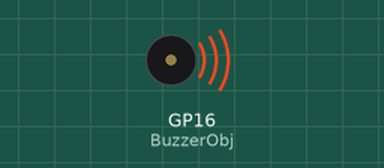
This program was run on a simulated Raspberry Pi Pico running MicroPython. Shown: buzzer (waves = sounding). At 6.2 s the program stops and its outputs stay as they are.

Above: at 0.19 s.
At 6.2 s:
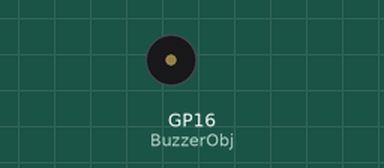
Timing chart, 0 to 7.7 s (numbered marks = the images above):
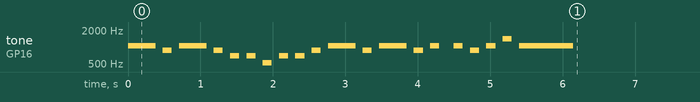

Measured:
- by itself, tone on GP16 (BuzzerObj): plays 1046 Hz for 0.38 s, 880 Hz for 0.13 s, 1046 Hz for 0.38 s, 880 Hz for 0.13 s, 698 Hz for 0.13 s, 698 Hz for 0.13 s … (20 notes in this stretch)

The program:

buzzer_test.py
```python
# georger420
#
#              .';:cc;.
#            .,',;lol::c.
#            ;';lddddlclo
#            lcloxxoddodxdool:,.
#            cxdddxdodxdkOkkkkkkkd:.
#          .ldxkkOOOOkkOO000Okkxkkkkx:.
#        .lddxkkOkOOO0OOO0000Okxxxxkkkk:
#       'ooddkkkxxkO0000KK00Okxdoodxkkkko
#      .ooodxkkxxxOO000kkkO0KOxolooxkkxxkl
#      lolodxkkxxkOx,.      .lkdolodkkxxxO.
#      doloodxkkkOk           ....   .,cxO;
#      ddoodddxkkkk:         ,oxxxkOdc'..o'
#      :kdddxxxxd,  ,lolccldxxxkkOOOkkkko,
#       lOkxkkk;  :xkkkkkkkkOOO000OOkkOOk.
#        ;00Ok' 'O000OO0000000000OOOO0Od.
#         .l0l.;OOO000000OOOOOO000000x,
#            .'OKKKK00000000000000kc.
#               .:ox0KKKKKKK0kdc,.
#                      ...
#
# Author: peppe8o
# Blog: https://peppe8o.com
# Date: Oct 6th, 2021
# Version: 1.0

from machine import Pin, PWM
from time import sleep

buzzerPIN=16
BuzzerObj=PWM(Pin(buzzerPIN))

def buzzer(buzzerPinObject,frequency,sound_duration,silence_duration):
    # Set duty cycle to a positive value to emit sound from buzzer
    buzzerPinObject.duty_u16(int(65536*0.2))
    # Set frequency
    buzzerPinObject.freq(frequency)
    # wait for sound duration
    sleep(sound_duration)
    # Set duty cycle to zero to stop sound
    buzzerPinObject.duty_u16(int(65536*0))
    # Wait for sound interrumption, if needed
    sleep(silence_duration)

# Play following notes by changing frequency:

# c1
buzzer(BuzzerObj,1046,0.38,0.1)
# a
buzzer(BuzzerObj,880,0.125,0.1)
# c1
buzzer(BuzzerObj,1046,0.38,0.1)
# a
buzzer(BuzzerObj,880,0.125,0.1)
# f
buzzer(BuzzerObj,698,0.125,0.1)
# f
buzzer(BuzzerObj,698,0.125,0.1)
# c
buzzer(BuzzerObj,523,0.125,0.1)
# f
buzzer(BuzzerObj,698,0.125,0.1)
# f
buzzer(BuzzerObj,698,0.125,0.1)
# a
buzzer(BuzzerObj,880,0.125,0.1)
# c1
buzzer(BuzzerObj,1046,0.38,0.1)
# a
buzzer(BuzzerObj,880,0.125,0.1)
# c1
buzzer(BuzzerObj,1046,0.38,0.1)
# a
buzzer(BuzzerObj,880,0.125,0.1)
# c1
buzzer(BuzzerObj,1046,0.125,0.2)
# c1
buzzer(BuzzerObj,1046,0.125,0.1)
# a
buzzer(BuzzerObj,880,0.125,0.1)
# c1
buzzer(BuzzerObj,1046,0.125,0.1)
# f1
buzzer(BuzzerObj,1396,0.125,0.1)
# c1
buzzer(BuzzerObj,1046,0.75,0.1)


#Deactivates the buzzer
BuzzerObj.deinit()
```
